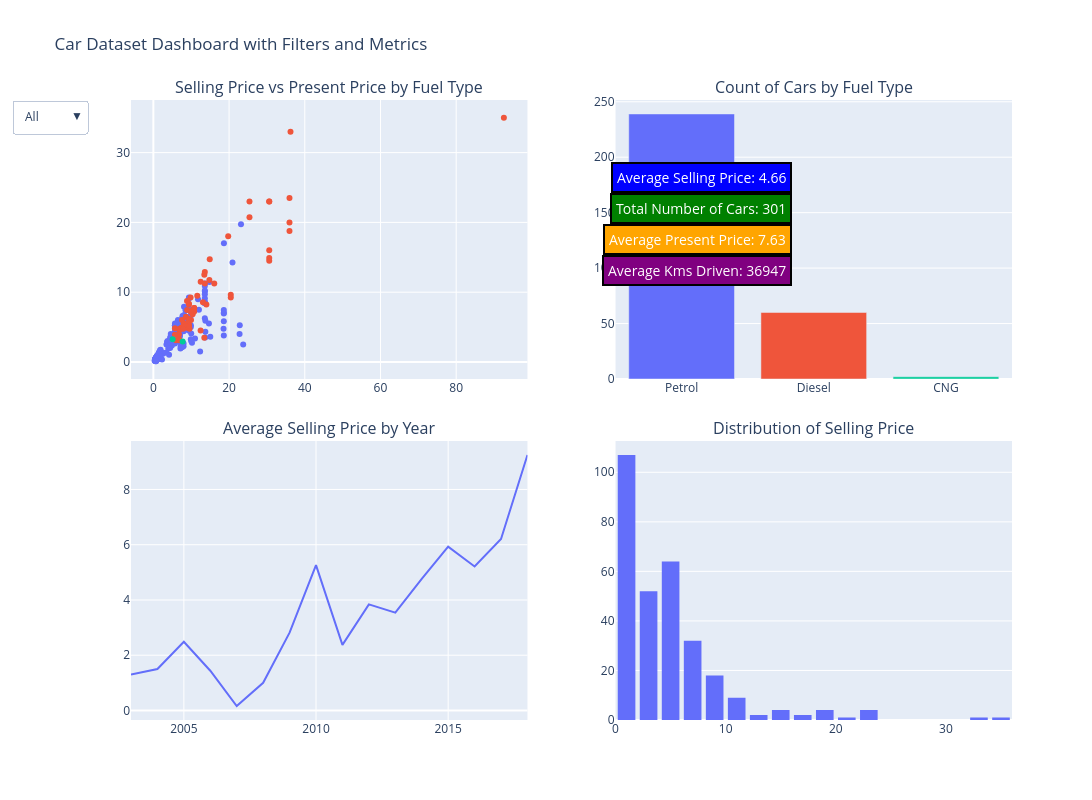

The code cell stored with this chart in its notebook:
### Code cell
#NOw we arrange ttheme in a better way and make it more interactive by adding dropdowns to filter the data by 'Fuel_Type' in the scatter plot and bar chart again addings cards to show the key metrics of the dataset like average selling price, total number of cars and more using Plotly library:
import plotly.express as px
from plotly.subplots import make_subplots
import plotly.graph_objects as go
# Create subplots with a more organized layout
fig = make_subplots(rows=2, cols=2, subplot_titles=('Selling Price vs Present Price by Fuel Type', 'Count of Cars by Fuel Type', 'Average Selling Price by Year', 'Distribution of Selling Price'), vertical_spacing=0.1, horizontal_spacing=0.1)
# Scatter plot
# Filter the scatter plot data based on the selected Fuel_Type
scatter = px.scatter(df, x='Present_Price', y='Selling_Price', color='Fuel_Type')
for trace in scatter.data:
    fig.add_trace(trace, row=1, col=1)
# Bar chart
fuel_counts = df['Fuel_Type'].value_counts().reset_index()
fuel_counts.columns = ['Fuel_Type', 'Count']
bar = px.bar(fuel_counts, x='Fuel_Type', y='Count', color='Fuel_Type')
for trace in bar.data:
    fig.add_trace(trace, row=1, col=2)
# Line plot for average selling price by year
line = px.line(df.groupby('Year')['Selling_Price'].mean().reset_index(), x='Year', y='Selling_Price')
for trace in line.data:
    fig.add_trace(trace, row=2, col=1)
# Histogram for distribution of selling price
hist = px.histogram(df, x='Selling_Price', nbins=30)
for trace in hist.data:
    fig.add_trace(trace, row=2, col=2)
# Add dropdown for filtering by Fuel_Type
fig.update_layout(
    updatemenus=[
        dict(
            buttons=list([
                dict(label='All', method='update', args=[{'visible': [True, True, True, True, True, True, True, True]}, {'title': 'All Fuel Types'}]),
                dict(label='Petrol', method='update', args=[{'visible': [True, False, False, False, False, False, False, False]}, {'title': 'Petrol'}]),
                dict(label='Diesel', method='update', args=[{'visible': [False, True, False, False, False, False, False, False]}, {'title': 'Diesel'}]),
                dict(label='CNG', method='update', args=[{'visible': [False, False, True, False, False, False, False, False]}, {'title': 'CNG'}])
            ]),
            direction='down',
            showactive=True,
        )
    ]
)
# Add cards for key metrics as annotations instead of indicators to avoid subplot compatibility issues
average_selling_price = df['Selling_Price'].mean()
total_cars = df.shape[0]
average_present_price = df['Present_Price'].mean()
average_kms_driven = df['Kms_Driven'].mean()
fig.add_annotation(text=f"Average Selling Price: {average_selling_price:.2f}", xref="paper", yref="paper", x=0.75, y=0.9, showarrow=False, font=dict(size=14, color='white'), bgcolor='blue', bordercolor='black', borderwidth=2, borderpad=4)
fig.add_annotation(text=f"Total Number of Cars: {total_cars}", xref="paper", yref="paper", x=0.75, y=0.85, showarrow=False, font=dict(size=14, color='white'), bgcolor='green', bordercolor='black', borderwidth=2, borderpad=4)
fig.add_annotation(text=f"Average Present Price: {average_present_price:.2f}", xref="paper", yref="paper", x=0.75, y=0.8, showarrow=False, font=dict(size=14, color='white'), bgcolor='orange', bordercolor='black', borderwidth=2, borderpad=4)
fig.add_annotation(text=f"Average Kms Driven: {average_kms_driven:.0f}", xref="paper", yref="paper", x=0.75, y=0.75, showarrow=False, font=dict(size=14, color='white'), bgcolor='purple', bordercolor='black', borderwidth=2, borderpad=4)
# Update layout
fig.update_layout(height=800, width=1200, title_text='Car Dataset Dashboard with Filters and Metrics', showlegend=False)
fig.show()

### Figure 1 — Plotly figure (JSON) as saved in the notebook; plotly's stock layout.template omitted (floating-point values rounded to 4 significant figures; data arrays with more than 128 entries replaced by an {"elided": "..."} marker saying what was removed)
{"data": [{"hovertemplate": "Fuel_Type=Petrol<br>Present_Price=%{x}<br>Selling_Price=%{y}<extra></extra>", "legendgroup": "Petrol", "marker": {"color": "#636efa", "symbol": "circle"}, "mode": "markers", "name": "Petrol", "orientation": "v", "showlegend": true, "type": "scatter", "x": {"elided": "239 float values"}, "xaxis": "x", "y": {"elided": "239 float values"}, "yaxis": "y"}, {"hovertemplate": "Fuel_Type=Diesel<br>Present_Price=%{x}<br>Selling_Price=%{y}<extra></extra>", "legendgroup": "Diesel", "marker": {"color": "#EF553B", "symbol": "circle"}, "mode": "markers", "name": "Diesel", "orientation": "v", "showlegend": true, "type": "scatter", "x": [9.54, 6.87, 9.83, 8.61, 8.89, 8.92, 10.38, 10.79, 10.79, 10.79, 10.38, 5.98, 7.49, 9.95, 8.06, 8.06, 30.61, 30.61, 19.77, 30.61, 35.96, 35.96, 35.96, 36.23, 6.95, 20.45, 6.76, 12.48, 8.93, 30.61, 14.89, 7.85, 25.39, 13.46, 13.46, 92.6, 16.09, 30.61, 25.39, 20.45, 6.79, 5.7, 14.79, 7.6, 9.4, 9.4, 6.79, 9.4, 5.7, 13.6, 9.4, 9.4, 9.4, 13.6, 9.9, 9.4, 14.0, 13.09, 11.6, 12.5], "xaxis": "x", "y": [4.75, 4.6, 9.25, 6.5, 8.75, 7.45, 6.85, 7.75, 7.25, 7.75, 7.45, 3.1, 4.95, 6.0, 5.5, 5.5, 14.9, 23.0, 18.0, 16.0, 19.99, 18.75, 23.5, 33.0, 4.75, 9.25, 3.95, 4.5, 4.9, 14.5, 14.73, 4.75, 23.0, 12.5, 3.49, 35.0, 11.25, 23.0, 20.75, 9.65, 3.25, 4.85, 11.75, 6.0, 8.25, 4.95, 3.1, 6.15, 3.9, 11.25, 5.35, 5.95, 5.2, 12.9, 7.2, 8.35, 8.25, 8.55, 9.5, 11.5], "yaxis": "y"}, {"hovertemplate": "Fuel_Type=CNG<br>Present_Price=%{x}<br>Selling_Price=%{y}<extra></extra>", "legendgroup": "CNG", "marker": {"color": "#00cc96", "symbol": "circle"}, "mode": "markers", "name": "CNG", "orientation": "v", "showlegend": true, "type": "scatter", "x": [5.09, 7.74], "xaxis": "x", "y": [3.25, 2.95], "yaxis": "y"}, {"hovertemplate": "Fuel_Type=%{x}<br>Count=%{y}<extra></extra>", "legendgroup": "Petrol", "marker": {"color": "#636efa", "pattern": {"shape": ""}}, "name": "Petrol", "orientation": "v", "showlegend": true, "textposition": "auto", "type": "bar", "x": ["Petrol"], "xaxis": "x2", "y": [239], "yaxis": "y2"}, {"hovertemplate": "Fuel_Type=%{x}<br>Count=%{y}<extra></extra>", "legendgroup": "Diesel", "marker": {"color": "#EF553B", "pattern": {"shape": ""}}, "name": "Diesel", "orientation": "v", "showlegend": true, "textposition": "auto", "type": "bar", "x": ["Diesel"], "xaxis": "x2", "y": [60], "yaxis": "y2"}, {"hovertemplate": "Fuel_Type=%{x}<br>Count=%{y}<extra></extra>", "legendgroup": "CNG", "marker": {"color": "#00cc96", "pattern": {"shape": ""}}, "name": "CNG", "orientation": "v", "showlegend": true, "textposition": "auto", "type": "bar", "x": ["CNG"], "xaxis": "x2", "y": [2], "yaxis": "y2"}, {"hovertemplate": "Year=%{x}<br>Selling_Price=%{y}<extra></extra>", "legendgroup": "", "line": {"color": "#636efa", "dash": "solid"}, "marker": {"symbol": "circle"}, "mode": "lines", "name": "", "orientation": "v", "showlegend": false, "type": "scatter", "x": [2003, 2004, 2005, 2006, 2007, 2008, 2009, 2010, 2011, 2012, 2013, 2014, 2015, 2016, 2017, 2018], "xaxis": "x3", "y": [1.3, 1.5, 2.487, 1.438, 0.16, 1.003, 2.817, 5.263, 2.375, 3.841, 3.541, 4.762, 5.927, 5.213, 6.209, 9.25], "yaxis": "y3"}, {"bingroup": "x", "hovertemplate": "Selling_Price=%{x}<br>count=%{y}<extra></extra>", "legendgroup": "", "marker": {"color": "#636efa", "pattern": {"shape": ""}}, "name": "", "nbinsx": 30, "orientation": "v", "showlegend": false, "type": "histogram", "x": {"elided": "301 float values"}, "xaxis": "x4", "yaxis": "y4"}], "layout": {"annotations": [{"font": {"size": 16}, "showarrow": false, "text": "Selling Price vs Present Price by Fuel Type", "x": 0.225, "xanchor": "center", "xref": "paper", "y": 1, "yanchor": "bottom", "yref": "paper"}, {"font": {"size": 16}, "showarrow": false, "text": "Count of Cars by Fuel Type", "x": 0.775, "xanchor": "center", "xref": "paper", "y": 1, "yanchor": "bottom", "yref": "paper"}, {"font": {"size": 16}, "showarrow": false, "text": "Average Selling Price by Year", "x": 0.225, "xanchor": "center", "xref": "paper", "y": 0.45, "yanchor": "bottom", "yref": "paper"}, {"font": {"size": 16}, "showarrow": false, "text": "Distribution of Selling Price", "x": 0.775, "xanchor": "center", "xref": "paper", "y": 0.45, "yanchor": "bottom", "yref": "paper"}, {"bgcolor": "blue", "bordercolor": "black", "borderpad": 4, "borderwidth": 2, "font": {"color": "white", "size": 14}, "showarrow": false, "text": "Average Selling Price: 4.66", "x": 0.75, "xref": "paper", "y": 0.9, "yref": "paper"}, {"bgcolor": "green", "bordercolor": "black", "borderpad": 4, "borderwidth": 2, "font": {"color": "white", "size": 14}, "showarrow": false, "text": "Total Number of Cars: 301", "x": 0.75, "xref": "paper", "y": 0.85, "yref": "paper"}, {"bgcolor": "orange", "bordercolor": "black", "borderpad": 4, "borderwidth": 2, "font": {"color": "white", "size": 14}, "showarrow": false, "text": "Average Present Price: 7.63", "x": 0.75, "xref": "paper", "y": 0.8, "yref": "paper"}, {"bgcolor": "purple", "bordercolor": "black", "borderpad": 4, "borderwidth": 2, "font": {"color": "white", "size": 14}, "showarrow": false, "text": "Average Kms Driven: 36947", "x": 0.75, "xref": "paper", "y": 0.75, "yref": "paper"}], "height": 800, "showlegend": false, "title": {"text": "Car Dataset Dashboard with Filters and Metrics"}, "updatemenus": [{"buttons": [{"args": [{"visible": [true, true, true, true, true, true, true, true]}, {"title": "All Fuel Types"}], "label": "All", "method": "update"}, {"args": [{"visible": [true, false, false, false, false, false, false, false]}, {"title": "Petrol"}], "label": "Petrol", "method": "update"}, {"args": [{"visible": [false, true, false, false, false, false, false, false]}, {"title": "Diesel"}], "label": "Diesel", "method": "update"}, {"args": [{"visible": [false, false, true, false, false, false, false, false]}, {"title": "CNG"}], "label": "CNG", "method": "update"}], "direction": "down", "showactive": true}], "width": 1200, "xaxis": {"anchor": "y", "domain": [0, 0.45]}, "xaxis2": {"anchor": "y2", "domain": [0.55, 1]}, "xaxis3": {"anchor": "y3", "domain": [0, 0.45]}, "xaxis4": {"anchor": "y4", "domain": [0.55, 1]}, "yaxis": {"anchor": "x", "domain": [0.55, 1]}, "yaxis2": {"anchor": "x2", "domain": [0.55, 1]}, "yaxis3": {"anchor": "x3", "domain": [0, 0.45]}, "yaxis4": {"anchor": "x4", "domain": [0, 0.45]}}}
